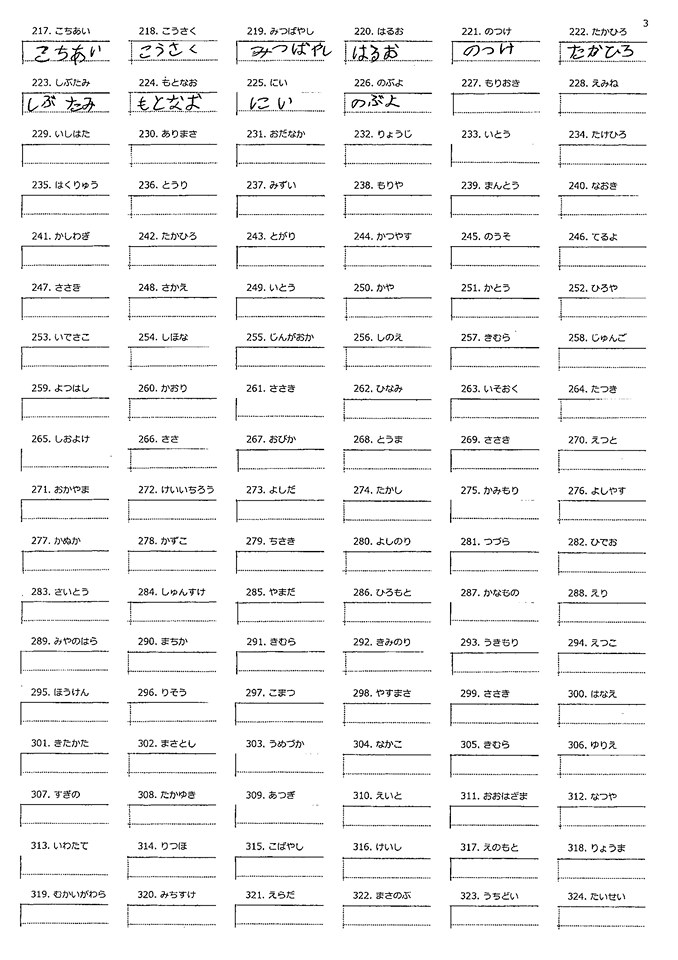
#> input picture hcn.jpg, 678 x 960 px
$ python detect.py
#> lines starting #> are read from the running program, lines starting #| are printed output that depends on the picture; after the words box and inside, x2 and y2 are one past the last pixel; in counts of white or black regions, pixels touching at a corner belong together
### shape_detecter.py
import cv2 as cv


class ShapeDetector:
    def __init__(self):
        pass

    def detect(self, c):
        shape = "unidentified"
        peri = cv.arcLength(c, True)
        approx = cv.approxPolyDP(c, 0.04 * peri, True)

        if len(approx) == 4:
            (x, y, w, h) = cv.boundingRect(approx)
            ar = w / float(h)

            if ar <= 0.95 or ar >= 1.05:
                shape = "rectangle"

        return shape

### detect.py
import imutils
import cv2 as cv
# import matplotlib.pyplot as plt
from shape_detecter import ShapeDetector

im = cv.imread('hcn.jpg', 1)
#> im is the input picture: shape (960, 678, 3); min 0, max 255, mean 242.4

resized = imutils.resize(im, width=300)
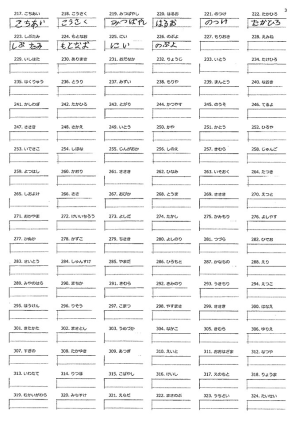
#> resized: shape (424, 300, 3); min 20, max 255, mean 242.4

ratio = im.shape[0] / float(resized.shape[0])
#> ratio = 2.26

im = cv.cvtColor(im, cv.COLOR_BGR2RGB)

gray = cv.cvtColor(im, cv.COLOR_BGR2GRAY)

ret, thresh = cv.threshold(gray, 170, 255, 0)
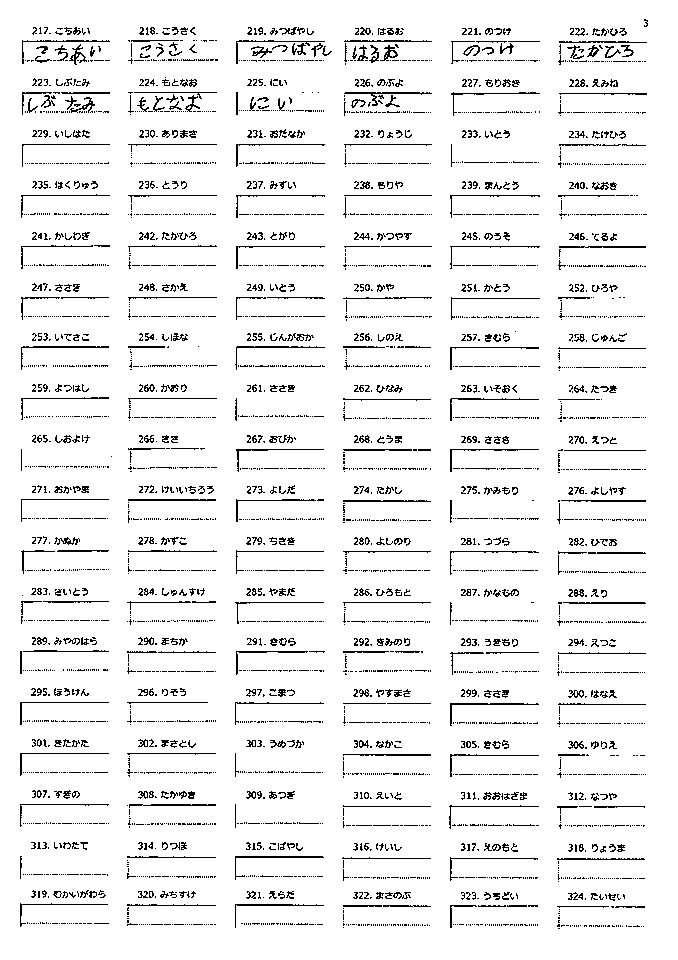
#> thresh: shape (960, 678); 93.7% white; black in thin lines or dots, all inside (x1, y1, x2, y2) = (20, 19, 648, 929)

contours, hierarchy = cv.findContours(thresh, cv.RETR_EXTERNAL, cv.CHAIN_APPROX_SIMPLE)
#> contours = [[[0, 0], [0, 959], [677, 959], [677, 0]]]

sd = ShapeDetector()

for c in contours:
    M = cv.moments(c)
    cX = int((M["m10"] / M["m00"]) * ratio)
    cY = int((M["m01"] / M["m00"]) * ratio)
    shape = sd.detect(c)

    c = c.astype("float")
    c *= ratio
    c = c.astype("int")
    cv.drawContours(im, [c], -1, (0, 255, 0), 2)
    cv.putText(im, shape, (cX, cY), cv.FONT_HERSHEY_SIMPLEX, 0.5, (255, 255, 255), 2)

    # show the output image
    cv.imshow("Image", im)
    cv.waitKey(0)
#> this loop made 1 pass
#> (c, cX, cY, shape, peri in detect, approx in detect, x in detect, y in detect) on pass 1: ([[0, 0], [0, 2171], [1532, 2171], [1532, 0]], 766, 1085, 'rectangle', 3272, [[0, 0], [0, 959], [677, 959], [677, 0]], 0, 0)
#> pass 1, `cv.imshow("Image", im)`:
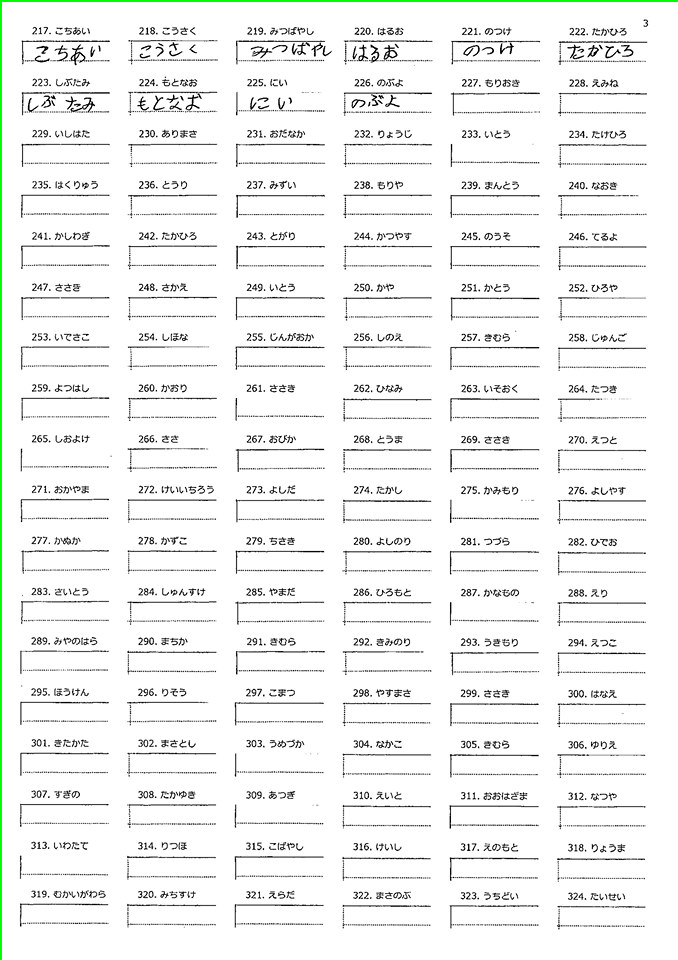
#> window 'Image': shape (960, 678, 3); mean B, G, R 241.1, 242.4, 241.1

# [18 lines of commented-out code are left out]
